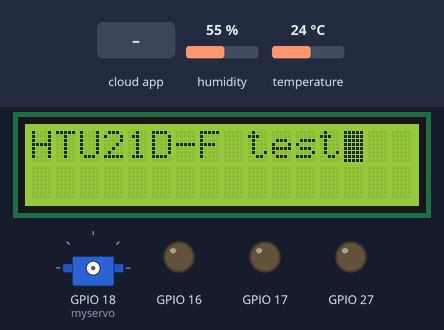
Recording of a sketch running on a simulated ESP32. On the bench: 16×2 character LCD, servo, output pins drawn as LEDs (lit = HIGH). The inputs (shaded band) are chosen by the test bench; at power-on: humidity 55 %, temperature 24 °C.

Above: at 2.1 s.
At 5.3 s:
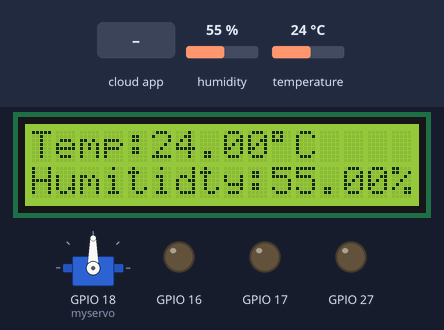
5.4 s: the phone or cloud app sets Carousel to 0
At 6.1 s:
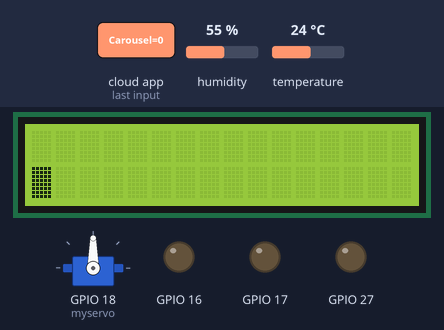
11.9 s: the phone or cloud app sets servo to 0
At 13.3 s:
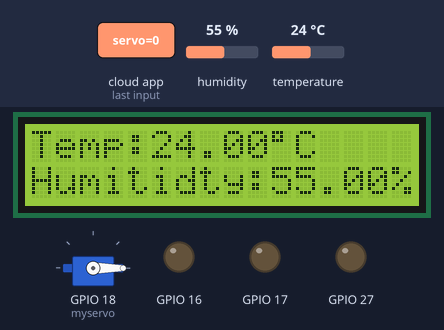
20.9 s: the phone or cloud app sets Carousel to 1
27.4 s: humidity set to 22 %
At 36.3 s:
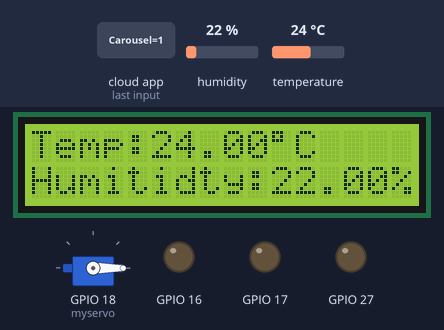
36.4 s: the phone or cloud app sets Values to 0
37.9 s: temperature set to 12 °C
At 39.3 s:
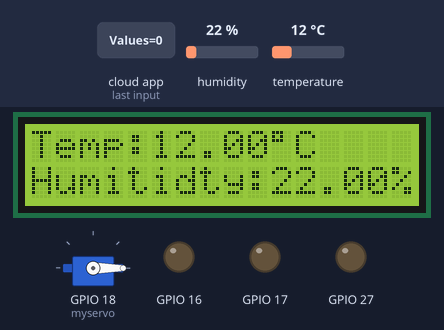
Timing chart, 0 to 40.4 s (numbered marks = the images above; inputs shaded):
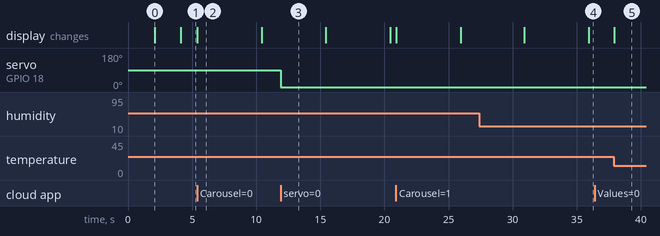

The sketch:

UHT21D_LC.ino
```cpp
//#define _DEBUG_
#define THINGER_SERVER "192.168.137.237" //Server IP
#include <ThingerESP32.h>
#include <Wire.h>
#include <LiquidCrystal.h>
#include "Adafruit_HTU21DF.h"
#include <ESP32Servo.h>
#include <string>

// Device 驗證資訊
#define USERNAME "MagicDoufu"
#define DEVICE_ID "ESP32"
#define DEVICE_CREDENTIAL "Ua&SUURyClgc"
// Wi-Fi 驗證資訊
#define SSID "ThingerWiFi"
#define SSID_PASSWORD "ll9187,5"

const int rs = 4, en = 2, d4 = 15, d5 = 13, d6 = 12, d7 = 14;
LiquidCrystal lcd(rs, en, d4, d5, d6, d7);
Servo myservo;  // create servo object to control a servo
unsigned long prevTime = 0, checkTime = 0;
float humidity = 0.0, temp = 0.0;
bool LCD_STAT = false, carouselEN = false;
char charline0[17] = "",charline1[17] = "";

int warnInterval = 60, carouselInterval = 5;
float warnTemp = 30;
pson data;

// 實體化伺服器驗證資訊
ThingerESP32 thing(USERNAME, DEVICE_ID, DEVICE_CREDENTIAL);
// 實體化HTU21物件
Adafruit_HTU21DF htu = Adafruit_HTU21DF();
void LCD_HT();

void setup() {
  Serial.begin(115200);
//初始化LCD
  lcd.begin(16, 2);
  lcd.clear();
  lcd.noAutoscroll();
  lcd.blink();
  lcd.print("hello, world!");
  delay(2000);
//開啟LED Pin輸出
  pinMode(16, OUTPUT);
  pinMode(17, OUTPUT);
  pinMode(27, OUTPUT);
  lcd.clear();
  lcd.print("HTU21D-F test");
  delay(2000);
  Serial.begin(115200);
//檢測UHT21是否可用
  if (!htu.begin()) {
    lcd.setCursor(0,1);
    lcd.print("HTU21 init fail!");
    while (1);
  } else {
    readHT();
    LCD_HT();
  }

//自動連線
  thing.add_wifi(SSID, SSID_PASSWORD);
  //LED
  thing["LEDs"] << [](pson& in){
    digitalWrite(17,in["R"]);
    digitalWrite(16,in["G"]);
    digitalWrite(27,in["B"]);
  };
  //輪播
  thing["Carousel"] << [](pson& in) {
    if(in.is_empty()) {
      in["value1"] = (String)charline0;
      in["value2"] = (String)charline1;
    } else {
      strncpy(charline0,in["value1"],16);
      strncpy(charline1,in["value2"],16);
      LCD_STAT = true;
      prevTime = millis();
      carouselEN = true;
      LCD_Carousel();
    }
  };
  //數值
  thing["Values"] << [](pson& in) {
    if(in.is_empty()) {
      in["warnInterval"] = warnInterval;
      in["warnTemp"] = warnTemp;
      in["carouselEN"] = carouselEN;
      in["carouselInterval"] = carouselInterval;
    } else {
      warnInterval = in["warnInterval"];
      warnTemp = in["warnTemp"];
      carouselEN = in["carouselEN"];
      carouselInterval = in["carouselInterval"];
    }
  };

//溫溼度
  thing["UHT21D"] >> [](pson& out){
    readHT();
    out["Temp"] = temp;
    out["Humidity"] = humidity;
  };
//servo
  myservo.setPeriodHertz(50);    // standard 50 hz servo
  myservo.attach(18, 500, 2400); // attaches the servo on pin 18 to the servo object
  myservo.write(90);
  //servo資源
  thing["servo"] << [](pson& in){
    if(in.is_empty())
      in = myservo.read();
    else
      myservo.write(in);
  };

  thing["millis"] >> outputValue(millis());
}

void loop() {
  thing.handle();
  //LCD更新
  if (millis() - prevTime > carouselInterval*1000) {
    prevTime = millis();
    LCD_Carousel();
  }
  //Email寄送
  if (millis() - checkTime > warnInterval*60*1000) {
    checkTime = millis();
    if(temp > warnTemp) {
      char s[5];
      dtostrf(temp,3,2,&s[0]);
      data["temperature"] = String(s);
      dtostrf(humidity,3,2,&s[0]);
      data["humidity"] = String(s);
      //寄信
      thing.call_endpoint("tempWarning",data);
    }
  }
}
//讀取溫度
void readHT() {
  do
    humidity = htu.readHumidity();
  while(humidity == 0.0);
  do
    temp = htu.readTemperature();
  while(temp == 0.0);
}
//LCD更新溫度
void LCD_HT(){
    lcd.clear();
    lcd.print("Temp:");
    lcd.print(temp);
    lcd.print((char)0xDF);
    lcd.print('C');
    lcd.setCursor(0,1);
    lcd.print("Humitidty:");
    lcd.print(humidity);
    lcd.print('%');
}
//LCD循環
void LCD_Carousel() {
    if(LCD_STAT and carouselEN){
      lcd.clear();
      lcd.print(charline0);
      lcd.setCursor(0,1);
      lcd.print(charline1);
    } else {
      readHT();
      LCD_HT();
    }
    LCD_STAT = !LCD_STAT;
}
```

Measured:
- after the input at 5.4 s, the display: changes at once (image 2)
- after the input at 11.9 s, servo on GPIO 18 (myservo): 90° → 0° at once
- after the input at 27.4 s, the display: first differs from a run without the input after 8.6 s (image 4)
- after the input at 36.4 s, every drawn part: stays the same
- after the input at 37.9 s, the display: changes at once (image 5)
- what the display in image 0 shows lasts 2.0 s, from 2.1 s to 4.1 s
- what the display in image 2 shows lasts 5.0 s, from 5.4 s to 10.4 s
